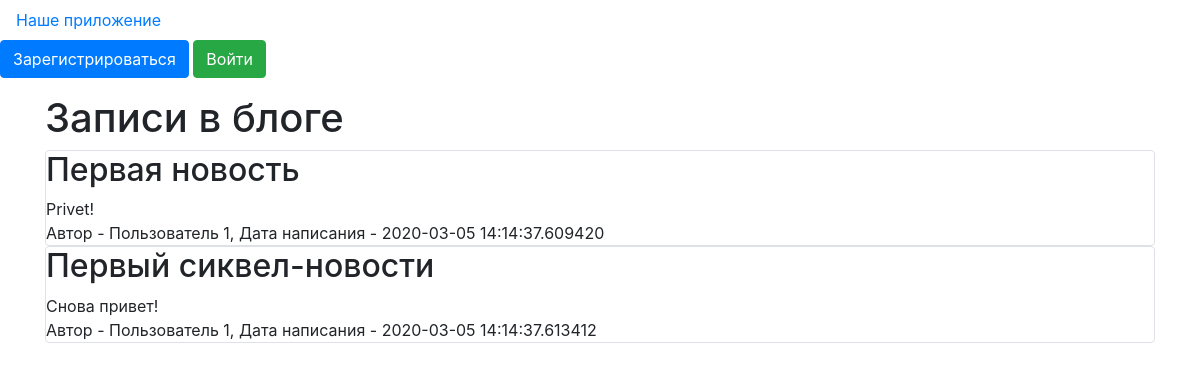
The app's page /, older data.
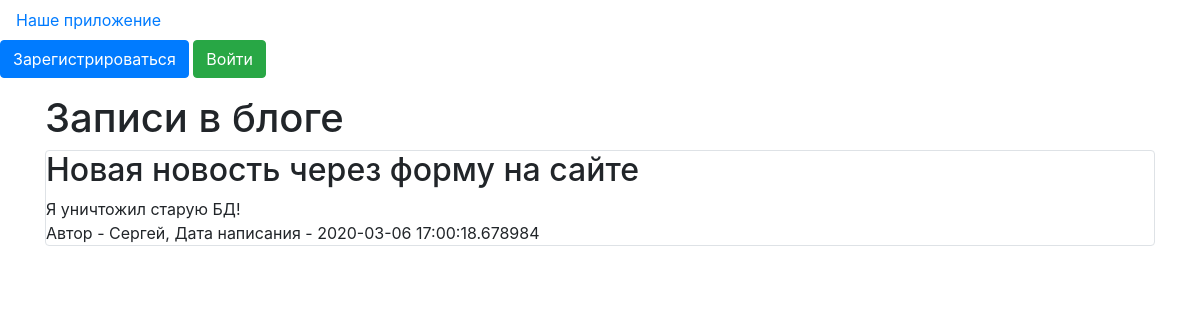
The same page, newer data.
### data/news.py (models this page shows)
class News(SqlAlchemyBase, SerializerMixin):
    __tablename__ = 'news'
    id = sqlalchemy.Column(sqlalchemy.Integer,
                           primary_key=True, autoincrement=True)
    title = sqlalchemy.Column(sqlalchemy.String, nullable=True)
    content = sqlalchemy.Column(sqlalchemy.String, nullable=True)
    created_date = sqlalchemy.Column(sqlalchemy.DateTime,
                                     default=datetime.datetime.now)
    is_private = sqlalchemy.Column(sqlalchemy.Boolean, default=True)
    user_id = sqlalchemy.Column(sqlalchemy.Integer,
                                sqlalchemy.ForeignKey("users.id"))
    user = orm.relation('User')
    categories = orm.relation("Category",
                              secondary="association",
                              backref="news")

### data/users.py (models this page shows, shortened)
class User(SqlAlchemyBase, UserMixin, SerializerMixin):
    __tablename__ = 'users'
    id = sqlalchemy.Column(sqlalchemy.Integer,
                           primary_key=True, autoincrement=True)
    name = sqlalchemy.Column(sqlalchemy.String, nullable=True)
    about = sqlalchemy.Column(sqlalchemy.String, nullable=True)
    email = sqlalchemy.Column(sqlalchemy.String,
                              index=True, unique=True, nullable=True)
    hashed_password = sqlalchemy.Column(sqlalchemy.String, nullable=True)
    created_date = sqlalchemy.Column(sqlalchemy.DateTime,
                                     default=datetime.datetime.now)
    news = orm.relation("News", back_populates='user')

### main.py (the view)
@app.route("/")
def index():
    session = db_session.create_session()
    if current_user.is_authenticated:
        news = session.query(News).filter(
            (News.user == current_user) | (News.is_private != True))
    else:
        news = session.query(News).filter(News.is_private != True)
    res = make_response(render_template("index.html", news=news))
    res.set_cookie("visits_count", '1', max_age=60 * 60 * 24 * 365 * 2)
    return render_template("index.html", news=news)

### data/db_session.py (called while the page is built)
def create_session() -> Session:
    global __factory
    return __factory()

### templates/index.html (shortened to what this page needs)
<!DOCTYPE html>
<html lang="en">
<head>
</head>
<body>
    {% extends "base.html" %}
    {% block content %}
    <h1>Записи в блоге</h1>
    {% for item in news%}
    <div class="col-md6 border rounded">
        <h2>{{item.title}}</h2>
        <div>
            {{item.content}}
        </div>
        <div>
            Автор - {{item.user.name}}, Дата написания - {{item.created_date}}
        </div>
    </div>
    {% endfor %}
    {% endblock %}

Row changes from the older to the newer data that the page shows:
removed News: title "Первый сиквел-новости", content "Снова привет!", user.name "Пользователь 1", created_date "2020-03-05 14:14:37.613412"
changed News: title "Первая новость" → "Новая новость через форму на сайте"; content "Privet!" → "Я уничтожил старую БД!"; user.name "Пользователь 1" → "Сергей"; created_date "2020-03-05 14:14:37.609420" → "2020-03-06 17:00:18.678984"
